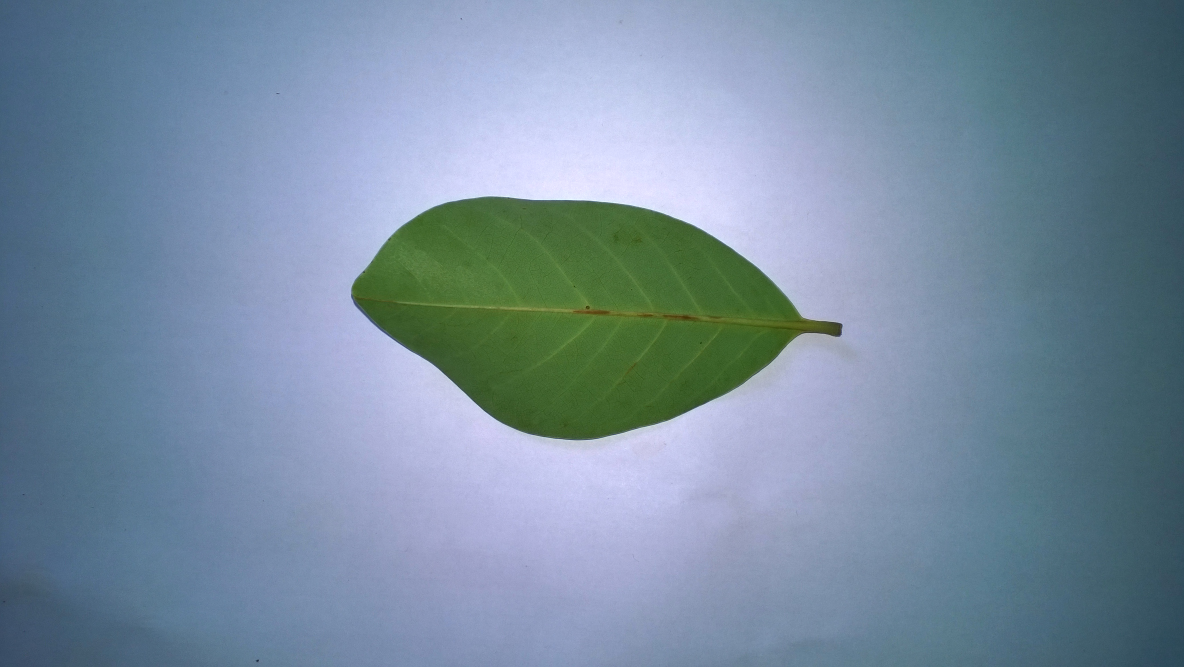
#> input picture trabalho_6/imagens/folha.jpg, 3552 x 2000 px (shown at 1/3 size); its folder holds only this picture in this run
$ python exploracao_do_grayscaling.py
#> lines starting #> are read from the running program, lines starting #| are printed output that depends on the picture
### trabalho_6/src/calculo_de_features_trabalho_6.py
# -*- coding: utf-8 -*-
"""
Código de extração de features adaptado do original criado pelo prof. dr. Francisco de Assis (Universidade de Brasília).
Entradas são imagens em escala de cinza, i.e., vetores bidimensionais de escalares entre 0 e 255 inclusive.
Features extraídas são as seguintes estatísticas de primeira ordem:
- mínima intensidade do pixel;
- máxima intensidade do pixel;
- média das intensidades dos pixels;
- desvio padrão das intensidades dos pixels;
- variância das intensidades dos pixels;
- mediana das intensidades dos pixels;
- assimetria (skewness) das intensidades dos pixels;
- curtose (kurtosis) das intensidades dos pixels;
- quadrado da diferença entre a máxima e a mínima intensidade dos pixels;
- entropia de Shannon da imagem com 256 bins (em bits);
- entropia de Shannon da imagem com uma dada quantidade de bins (em bits);
- energia media da imagem;
- valor RMS (root mean square) da imagem;
- desvio absoluto médio das intensidades dos pixels;
- percentil 92.5 das intensidades dos pixels;
- percentil 85 das intensidades dos pixels;
- percentil 15 das intensidades dos pixels;
- percentil 7.5 das intensidades dos pixels;
- amplitude interquartil das intensidades dos pixels;
- uniformidade dos bins do histograma da imagem (equivalente à energia da PMF dos bins);
- desvio absoluto médio robusto das intensidades dos pixels,
  calculado considerando apenas os pixels cujas intensidades estão entre os percentis 10 e 90.
"""

from __future__ import annotations

from collections import namedtuple

import numpy as np
from scipy.stats import entropy, kurtosis, skew

Features = namedtuple(
    "Features",
    [
        "minimo",
        "maximo",
        "media",
        "std",
        "var",
        "mediana",
        "assimetria",
        "curtose",
        "amplitude_ao_quadrado",
        "entropia_completa",
        "entropia_dos_bins",
        "energia_media",
        "rms",
        "desvio_absoluto_medio",
        "p925",
        "p850",
        "p150",
        "p75",
        "amplitude_interquartil",
        "uniformidade",
        "media_robusta",
    ],
)

# Valor pequeno para evitar log(0) na entropia dos bins do histograma.
EPSILON = 2.2e-16


def rgb_para_cinza(imagem_rgb: np.ndarray) -> np.ndarray:
    """
    Converte uma imagem RGB para escala de cinza usando a fórmula de luminosidade.

    Parâmetros
    ---
    - imagem_rgb: np.ndarray
        Imagem RGB de entrada, com formato (altura, largura, 3),
        sendo os canais na ordem R, G, B e valores entre 0 e 255 inclusive.

    Retorna
    ---
    - np.ndarray
        Imagem em escala de cinza, com formato (altura, largura)
        e valores inteiros sem sinal entre 0 e 255 inclusive.

    Levanta
    ---
    - ValueError: Se a imagem de entrada não for RGB (3 canais).
    """
    if imagem_rgb.ndim == 2:
        return imagem_rgb.astype(np.uint8)
    if imagem_rgb.ndim != 3 or imagem_rgb.shape[2] != 3:
        raise ValueError(
            f"A imagem deve ser RGB (3 canais), "
            f"mas tem {imagem_rgb.ndim} dimensões e "
            f"{imagem_rgb.shape[2]} canais."
        )
    pesos_rgb = np.array([0.2125, 0.7154, 0.0721])
    return np.dot(imagem_rgb, pesos_rgb).astype(np.uint8)


# [89 lines left out: function calcula_features_trabalho_6, not called in this run]


# [16 lines that do not run on import are left out]

### trabalho_6/src/exploracao_do_grayscaling.py
"""
Este script explora o processo de grayscaling (conversão para escala de cinza) em imagens
através plotagem de imagens no espaço (cubo) RGB antes e depois da conversão.
"""

from glob import glob
from os import path

import matplotlib.pyplot as plt
import numpy as np

# from mpl_toolkits.mplot3d import Axes3D
from calculo_de_features_trabalho_6 import rgb_para_cinza
from imageio.v2 import imread
from skimage.transform import resize

LIMITE_TAMANHO = 500


def plot_rgb_cubo(axs: list, imagem_rgb: np.ndarray, titulo: str):
    """Plota a imagem RGB em um cubo 3D."""

    # Plota cores no cubo RGB (linha superior)
    for ax, azim in zip(axs[1:], [-22.5, 0, 22.5]):
        ax.scatter(
            xs=imagem_rgb[..., 0],
            ys=imagem_rgb[..., 1],
            zs=imagem_rgb[..., 2],
            c=imagem_rgb.reshape(-1, 3),
            marker="o",
            alpha=0.1,
        )
        ax.set_xlabel("Red")
        ax.set_ylabel("Green")
        ax.set_zlabel("Blue")
        ax.set_title(titulo)
        ax.view_init(elev=30, azim=azim)
        ax.set_box_aspect([1, 1, 1])

    # Plota imagem RGB no plano XY (linha inferior)
    axs[0].imshow(imagem_rgb)
    axs[0].set_title(titulo)
    axs[0].axis("off")


def comparar_grayscale(arquivo: str, dir_saida: str = "trabalho_6/plots"):
    """Função principal para explorar o grayscaling."""
#> called with arquivo = 'trabalho_6/imagens/folha.jpg', dir_saida = 'trabalho_6/plots'

    # Carrega a imagem e normaliza para [0, 1]
    imagem_rgb = np.asarray(imread(arquivo)).astype(np.float64)
    minimos = imagem_rgb.min(axis=(0, 1), keepdims=True)
#> minimos = [[12, 30, 0]]
    maximos = imagem_rgb.max(axis=(0, 1), keepdims=True)
#> maximos = [[251, 255, 255]]
    imagem_rgb = (imagem_rgb - minimos) / (maximos - minimos)
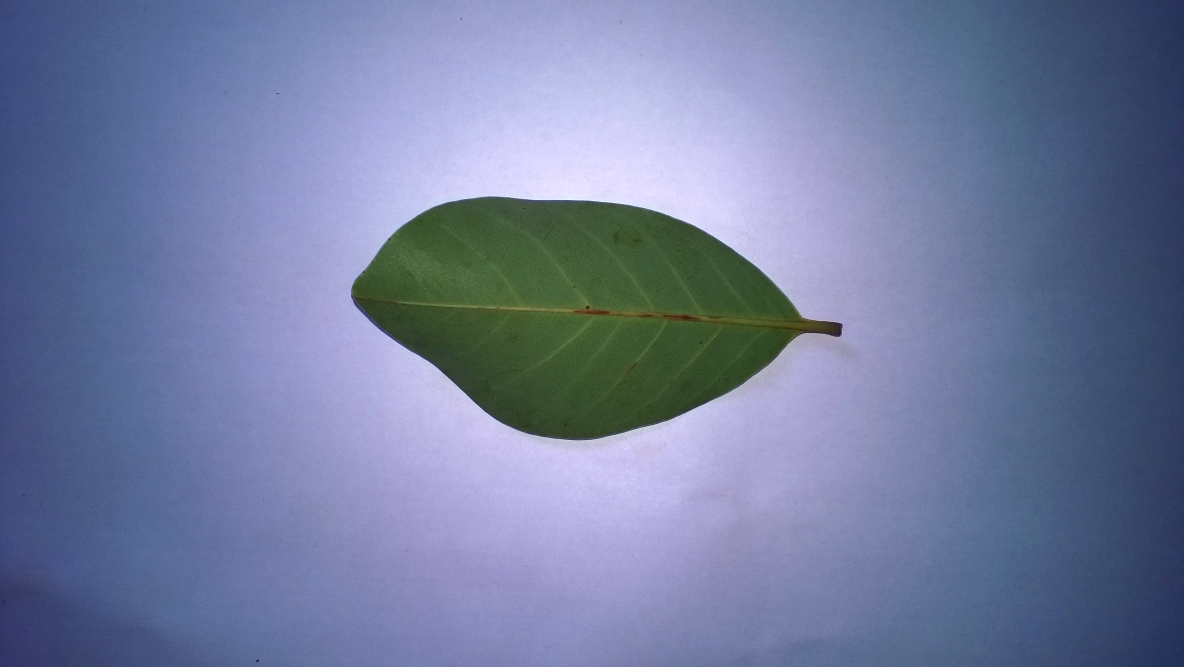
#> imagem_rgb: shape (2000, 3552, 3) float64 (shown at 1/3 size); mean R, G, B 0.448, 0.491, 0.626

    # Se a figura é muito grande, redimensionar para facilitar a visualização
    if max(imagem_rgb.shape) > LIMITE_TAMANHO:
        fator_redimensionamento = LIMITE_TAMANHO / max(imagem_rgb.shape)
#> fator_redimensionamento = 0.141
        velha_dim = imagem_rgb.shape
#> velha_dim = (2000, 3552, 3)
        nova_dimensao = (
            int(velha_dim[0] * fator_redimensionamento),
            int(velha_dim[1] * fator_redimensionamento),
        )
#> nova_dimensao = (281, 500)
        imagem_rgb = resize(imagem_rgb, nova_dimensao)
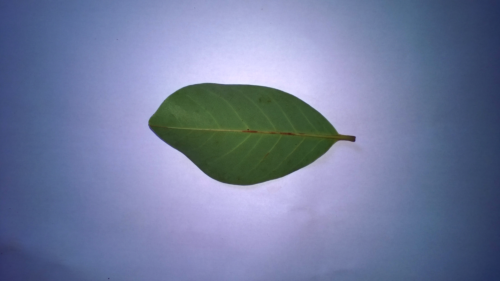
#> imagem_rgb: shape (281, 500, 3) float64; mean R, G, B 0.448, 0.491, 0.626

    # Plotar a imagem RGB no cubo
    fig = plt.figure(figsize=(24, 12))
    ax1 = fig.add_subplot(2, 4, 1)
    ax2 = fig.add_subplot(2, 4, 2, projection="3d")
    ax3 = fig.add_subplot(2, 4, 3, projection="3d")
    ax4 = fig.add_subplot(2, 4, 4, projection="3d")
    plot_rgb_cubo([ax1, ax2, ax3, ax4], imagem_rgb, "Imagem RGB Original")

    # Converter a imagem para escala de cinza
    imagem_cinza = rgb_para_cinza(
        imagem_rgb * maximos.squeeze()
    )  # Multiplica pela escala original para manter a faixa de valores
#> in rgb_para_cinza, `return np.dot(imagem_rgb, pesos_rgb).astype(np.uint8)`:
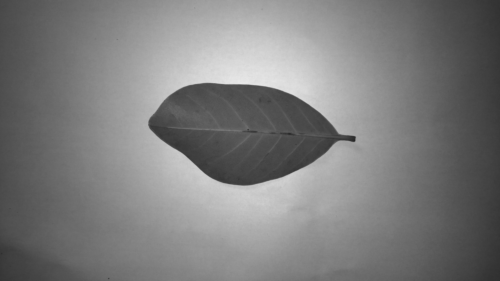
#> returned value: shape (281, 500); min 39, max 232, mean 124.4

    # Normaliza para [0, 1]
    minimos = imagem_cinza.min(axis=(0, 1), keepdims=True)
#> minimos = [39]
    maximos = imagem_cinza.max(axis=(0, 1), keepdims=True)
#> maximos = [232]
    imagem_cinza = (imagem_cinza - minimos) / (maximos - minimos)
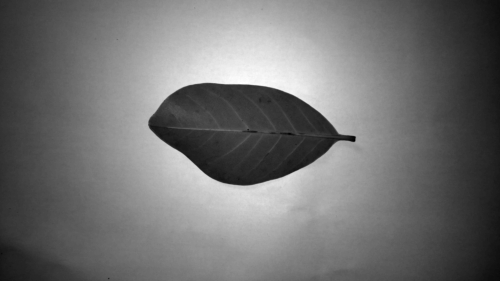
#> imagem_cinza: shape (281, 500) float64; min 0, max 1, mean 0.443

    # Plotar a imagem em escala de cinza no cubo (todos os pontos terão R=G=B)
    ax5 = fig.add_subplot(2, 4, 5)
    ax6 = fig.add_subplot(2, 4, 6, projection="3d")
    ax7 = fig.add_subplot(2, 4, 7, projection="3d")
    ax8 = fig.add_subplot(2, 4, 8, projection="3d")
    plot_rgb_cubo(
        [ax5, ax6, ax7, ax8],
        np.stack([imagem_cinza] * 3, axis=-1),
        "Imagem em Escala de Cinza",
    )

    plt.tight_layout()
    plt.savefig(f"{dir_saida}/grayscaling_{path.basename(arquivo)}", pad_inches=0.1)
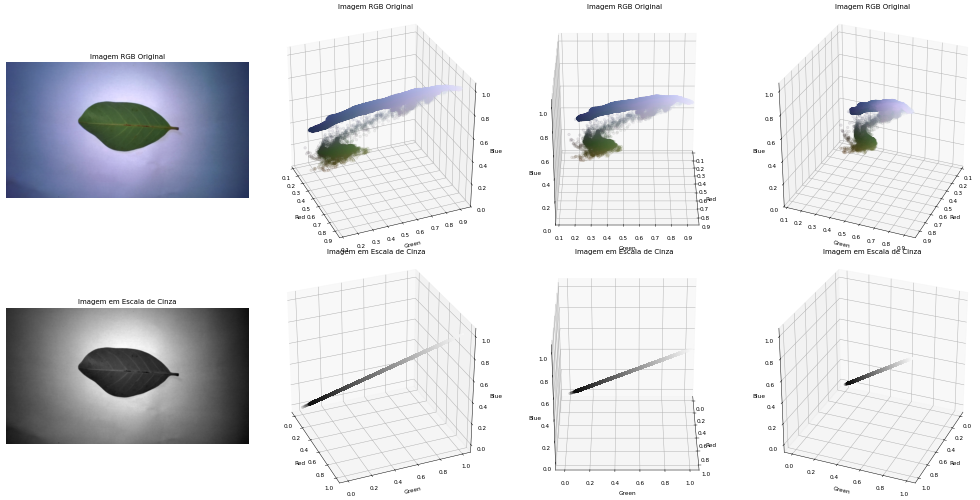
#> figure drawn by matplotlib, 8 panels
    plt.close()


def main():
    pasta = path.join("trabalho_6", "imagens")
    imagens = glob(path.join(pasta, "*.png")) + glob(path.join(pasta, "*.jpg"))
    for arquivo in imagens:
        print(f"Explorando grayscaling para {arquivo}...")
        comparar_grayscale(arquivo)


if __name__ == "__main__":
    main()
